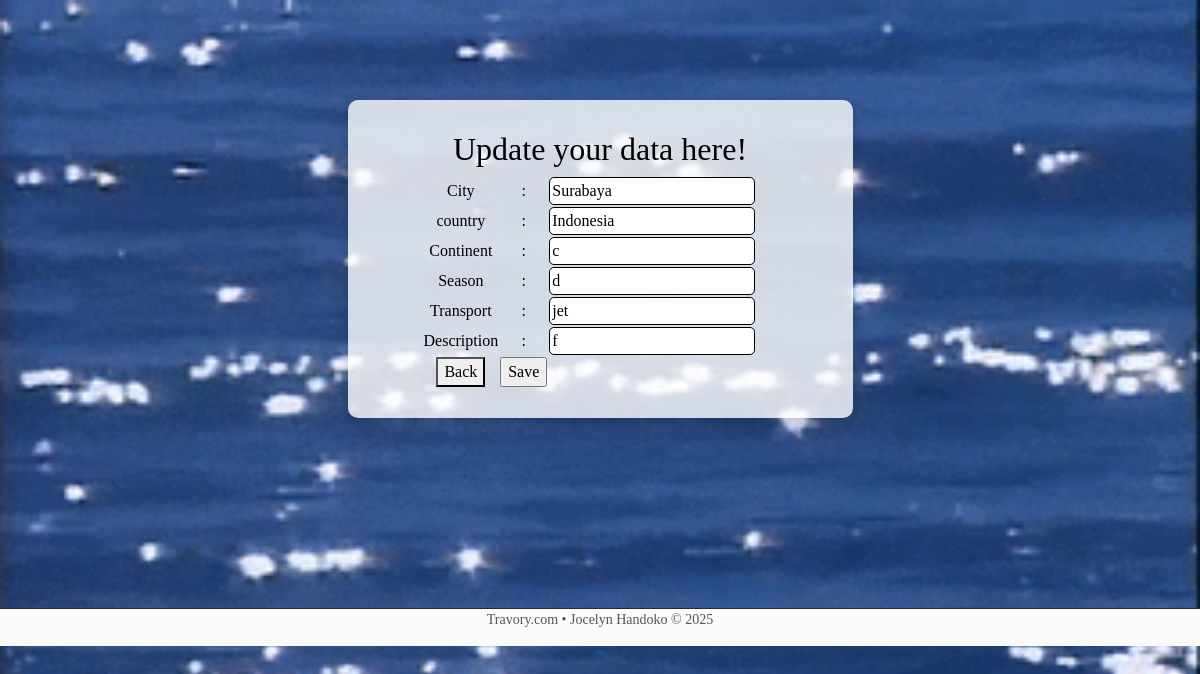
Page /4update.php?id=7 on the committed database.
### tables this page shows
CREATE TABLE `datas` (
  `city` varchar(100) NOT NULL,
  `country` varchar(100) NOT NULL,
  `continent` varchar(100) NOT NULL,
  `season` varchar(100) NOT NULL,
  `transport` varchar(200) NOT NULL,
  `desc1` varchar(200) NOT NULL,
  `id_datas` int NOT NULL
);

### 4update.php (the view, shortened to what this page needs)
<!DOCTYPE html>
<html>
<head>
    <link href="https://cdn.jsdelivr.net/npm/bootstrap@5.3.3/dist/css/bootstrap.min.css" rel="stylesheet">
    <link rel = "stylesheet" href="4update.css">
</head>
<body>
    <div class="container">
        <h2>Update your data here!</h2>
</body>
        <?php
        include 'koneksi.php';
        $id_datas = $_GET['id'];
        $data = mysqli_query($koneksi, "SELECT * FROM datas WHERE id_datas=$id_datas");
        while($d = mysqli_fetch_array($data)){
            ?>
            <form method="post" action="3ubah.php">
                <table style="margin-left:35px;">
                    <tr>
                        <td>City</td>
                        <td>:</td>
                        <td>
                            <input type="text" name="city" value="<?php echo $d['city']; ?>">
                        </td>
                    </tr>
                    <tr>
                        <td>country</td>
                        <td>:</td>
                        <td><input type="text" name="country" value="<?php echo $d['country']; ?>"></td>
                    </tr>
                    <tr>
                        <td>Continent</td>
                        <td>:</td>
                        <td><input type="text" name="continent" value="<?php echo $d['continent']; ?>"></td>
                    </tr>
                    <tr>
                        <td>Season</td>
                        <td>:</td>
                        <td><input type="text" name="season" value="<?php echo $d['season']; ?>"></td>
                    </tr>
                    <tr>
                        <td>Transport</td>
                        <td>:</td>
                        <td><input type="text" name="transport" value="<?php echo $d['transport']; ?>"></td>
                    </tr>
                    <tr>
                        <td>Description</td>
                        <td>:</td>
                        <td><input type="text" name="desc1" value="<?php echo $d['desc1']; ?>"></td>
                    </tr>
                        <td>
                            <button><a style="color:black;text-decoration:none" href="0datashow.php">Back</a></button>
                        </td>
                        <td>
                            <input type="submit" value="Save">
                        </td>
                </table>
            </form>
            <?php
        }
        ?>
        <footer class="footer">
            <p>Travory.com • Jocelyn Handoko © 2025</p>
        </footer>
</body>
</html>

### 4update.css (style rules this page uses)
body { background-image: url("zsummergif.gif"); background-repeat: no-repeat; background-size: cover; display: flex; flex-direction: column; justify-content: center; align-items: center; font-family: 'Times New Roman', Times, serif; }
.container { background-color: rgb(255, 255, 255, 0.8); padding: 30px 40px; border-radius: 10px; box-shadow: 0 4px 12px rgba(0, 0, 0, 0.2); width: 100%; max-width: 505px; text-align: center; margin-top: 100px; color: #000000; }
input[type="text"], input[type="password"] { border:1px, solid black ; border-radius: 5px; }
.footer { width: 100%; text-align: center; border-top: 1px solid #292929; font-size: 14px; color: #555; background: #fafafa; margin-top: 190px; }

### rows in the picture
datas: city "Surabaya", country "Indonesia", continent "c", season "d", transport "jet", desc1 "f"
